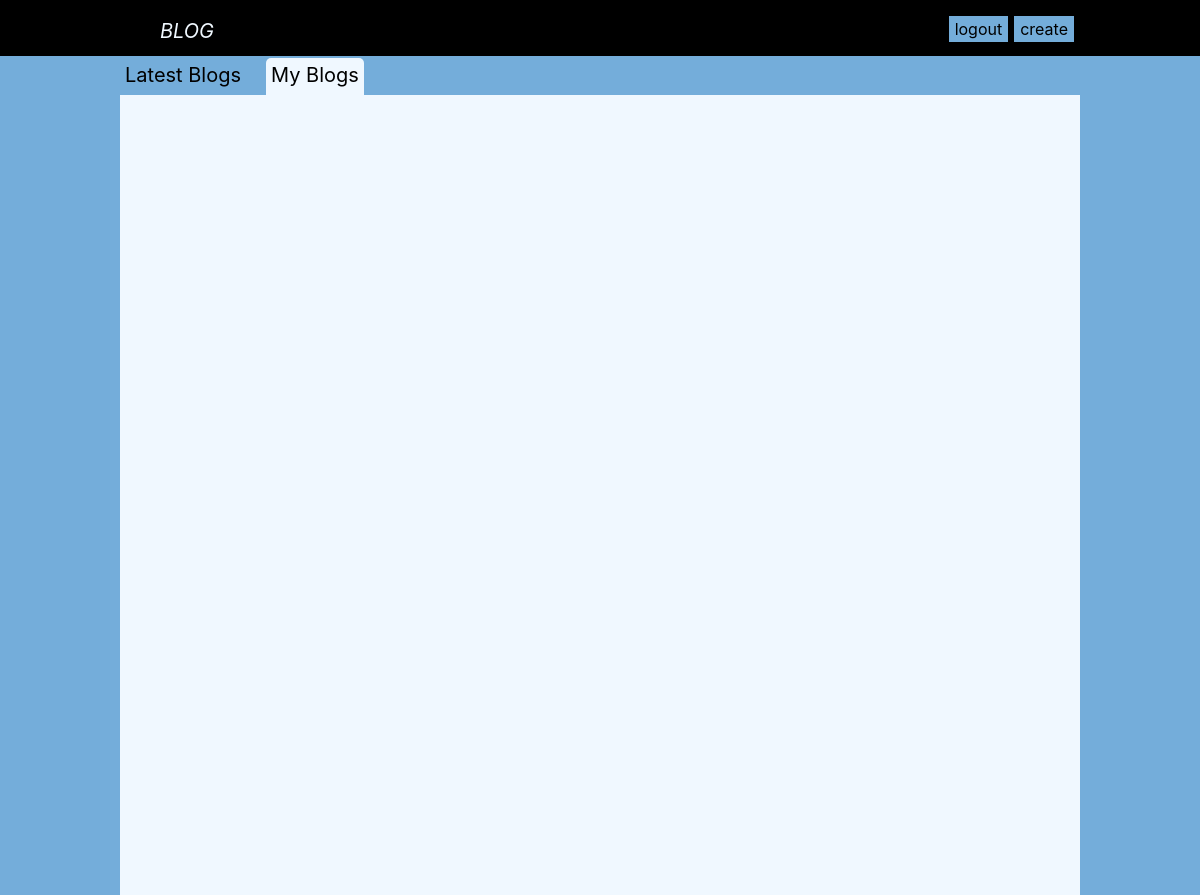
/articles/myblogs (signed in), run on an earlier commit of the app's database.
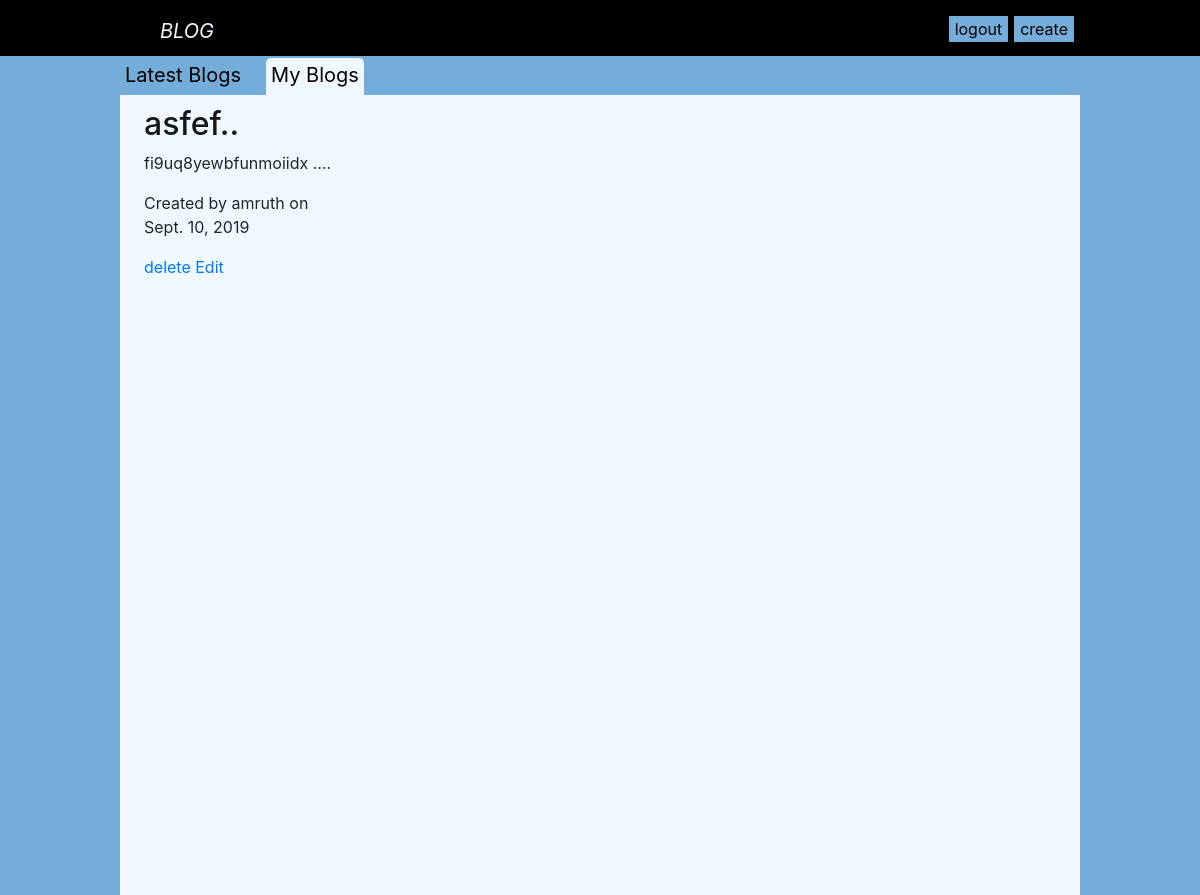
And on a later commit of the database.
### articles/models.py (models this page shows, shortened)
class Article(models.Model):
	title=models.CharField(max_length=100)
	slug=models.SlugField()
	body=models.TextField()
	date=models.DateField(auto_now_add=True)
	thumb=models.ImageField(blank=False,upload_to='media/')
	author=models.ForeignKey(User,on_delete=models.CASCADE)
	def __str__(self):
		return self.title
	def reduce(self):
		return self.body[:20] + "...."
	def titleReduce(self):
		return self.title[:8]+".."

### articles/views.py (the view)
# urls.py: path('myblogs',views.myblogs,name='myblogs'),
def myblogs(request):
	myblogs=Article.objects.filter(author=request.user)
	print(myblogs)
	context={
		'myblogs':myblogs,
	}
	return render(request,'articles/myblog.html',context)

### articles/templates/articles/myblog.html (shortened to what this page needs)
{% extends 'base.html' %}
{% block content %}
	<div id="container">
		<ul id='sub-nav'>
			{% if request.path == '/' or request.path == '/articles/' %}
			<li id="header"><a class="blog_type selected" href="{% url 'home' %}">Latest Blogs</a></li>
			{% if user.is_authenticated %}
			<li id="header"><a class="blog_type" href="{% url 'articles:myblogs' %}">My Blogs</a></li>
		</ul>
			{% endif %}
			{% else %}
			<li id="header"><a class="blog_type" href="{% url 'home' %}">Latest Blogs</a></li>
			{% if user.is_authenticated %}
			<li id="header"><a class="blog_type selected" href="{% url 'articles:myblogs' %}">My Blogs</a></li>
		</ul>
			{% endif %}
			{% endif %}
		<div id="article-space">
	{% for articles in myblogs %}
		<div class='article'>
		<h2><a href="{% url 'articles:details' slug=articles.slug %}">{{articles.titleReduce}}</a></h2>
		<p>{{articles.reduce}}</p>
		<p>Created by {{articles.author}} on {{articles.date}}</p>
	<p><a href="{% url 'articles:delete' delete_post=articles.slug %}">delete </a>  <a href="{% url 'articles:edit' edit_post=articles.slug %}">Edit</a></p>
		</div>
	{% endfor %}
	</div>
</div>
{% endblock %}

What changed in the data, as far as the page shows it:
added Article: titleReduce "asfef..", reduce "fi9uq8yewbfunmoiidx ....", author "amruth", date "Sept. 10, 2019"
